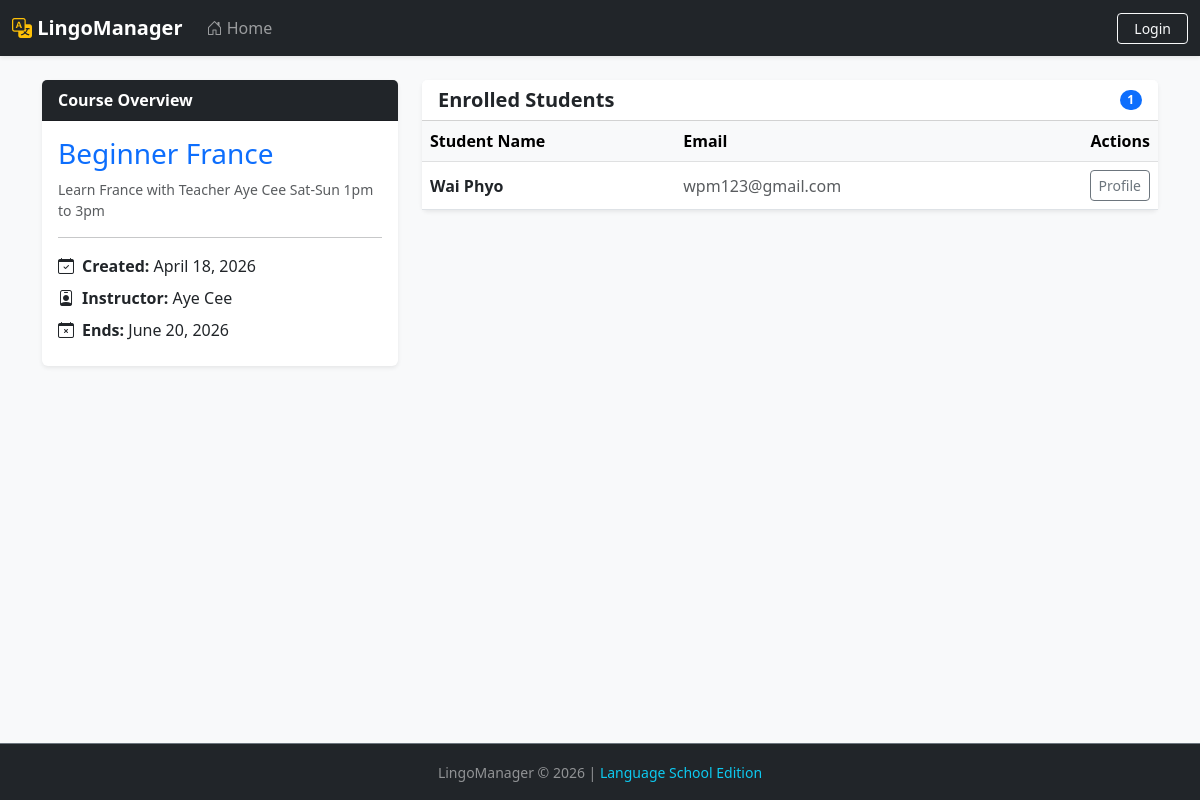
The page /courses/1/ on the database its author committed.
### Core/models.py (models this page shows, shortened)
class Course(models.Model):
    id = models.AutoField(primary_key=True)
    name = models.CharField(max_length=100)
    description = models.TextField(max_length=500, blank=True, null=True)
    teacher = models.ForeignKey(Teacher, on_delete=models.CASCADE,default= None, related_name='courses')
    students = models.ManyToManyField(Student, blank=True , related_name='courses')
    created_date = models.DateField(auto_now_add=True)
    start_date = models.DateField(blank=True, null=True)
    end_date = models.DateField(blank=True, null=True)

class Teacher(models.Model):
    user = models.OneToOneField(User, on_delete=models.CASCADE)
    fname = models.CharField(max_length=100)
    lname = models.CharField(max_length=100)
    email = models.EmailField(unique=True)
    subject = models.CharField(max_length=100)
    hired_date = models.DateField(auto_now_add=True)
    is_active = models.BooleanField(default=True)
    def full_name(self):
        return f"{self.fname} {self.lname}"

class Student(models.Model):
    Classes = [
        ('English', 'English'),
        ('French', 'French'),
        ('German', 'German'),
        ('Spanish', 'Spanish'),
        ('Italian', 'Italian'),
    ]
    id = models.AutoField(primary_key=True)
    user = models.OneToOneField(User, on_delete=models.CASCADE)
    fname = models.CharField(max_length=100)
    lname = models.CharField(max_length=100)
    email = models.EmailField(unique=True)
    phonenum = models.CharField(max_length=15, blank=True, null=True)
    age = models.IntegerField()
    class_type = models.CharField(max_length=30, choices=Classes, default='English')
    enrolled_date = models.DateField(auto_now_add=True)
    is_active = models.BooleanField(default=True)
    notes = models.TextField(max_length=200, blank=True, null=True)
    def full_name(self):
        return f"{self.fname} {self.lname}"

### Core/views.py (the view)
# urls.py: path('courses/<int:course_id>/', views.CourseDetails, name='course_details'),
def CourseDetails(request, course_id):
    course = get_object_or_404(Course, id=course_id)
    all_students = course.students.all()  # Get all students enrolled in this course
    return render(request, 'coursedetails.html', {'course': course, 'all_students': all_students})

### Core/templates/coursedetails.html (shortened to what this page needs)
{% extends "base.html" %}
{% block content %}
<div class="row">
    <div class="col-lg-4">
        <div class="card shadow-sm border-0 mb-4">
            <div class="card-header bg-dark text-white fw-bold">Course Overview</div>
            <div class="card-body">
                <h3 class="text-primary">{{ course.name }}</h3>
                <p class="text-muted small">{{ course.description }}</p>
                <hr>
                <div class="mb-2">
                    <i class="bi bi-calendar-check me-2"></i><strong>Created:</strong> {{ course.created_date }}
                </div>
                <div class="mb-2">
                    <i class="bi bi-person-badge me-2"></i><strong>Instructor:</strong>
                    {% if course.teacher %}
                        {{ course.teacher.full_name }}
                    {% else %}
                        <span class="text-danger">Not Assigned</span>
                    {% endif %}
                </div>
                {% if course.end_date %}
                <div class="mb-2">
                    <i class="bi bi-calendar-x me-2"></i><strong>Ends:</strong> {{ course.end_date }}
                </div>
                {% endif %}
            </div>
        </div>
    </div>
    <div class="col-lg-8">
        <div class="card shadow-sm border-0">
            <div class="card-header bg-white d-flex justify-content-between align-items-center">
                <h5 class="mb-0 fw-bold">Enrolled Students</h5>
                <span class="badge bg-primary rounded-pill">{{ course.students.count }}</span>
            </div>
            <div class="table-responsive">
                <table class="table table-hover align-middle mb-0">
                    <thead class="table-light">
                        <tr>
                            <th>Student Name</th>
                            <th>Email</th>
                            <th class="text-end">Actions</th>
                        </tr>
                    </thead>
                    <tbody>
                        {% for student in course.students.all %}
                        <tr>
                            <td class="fw-bold">{{ student.full_name }}</td>
                            <td class="text-muted">{{ student.email }}</td>
                            <td class="text-end">
                                <a href="{% url 'student_details' student.id %}" class="btn btn-sm btn-outline-secondary">Profile</a>
                            </td>
                        </tr>
                        {% empty %}
                        <tr>
                            <td colspan="3" class="text-center py-4 text-muted">No students currently enrolled in this course.</td>
                        </tr>
                        {% endfor %}
                    </tbody>
                </table>
            </div>
        </div>
    </div>
</div>
{% endblock %}

### Core/static/css/styles.css (style rules this page uses)
.card { transition: transform 0.2s ease, box-shadow 0.2s ease; }
.btn, .nav-link, .card { transition: all 0.2s ease; }

### rows shown on the page
Course: name "Beginner France", description "Learn France with Teacher Aye Cee Sat-Sun 1pm to 3pm", created_date "April 18, 2026", teacher.full_name "Aye Cee", end_date "June 20, 2026", students.count "1"
Student: full_name "Wai Phyo", email "wpm123@gmail.com"
